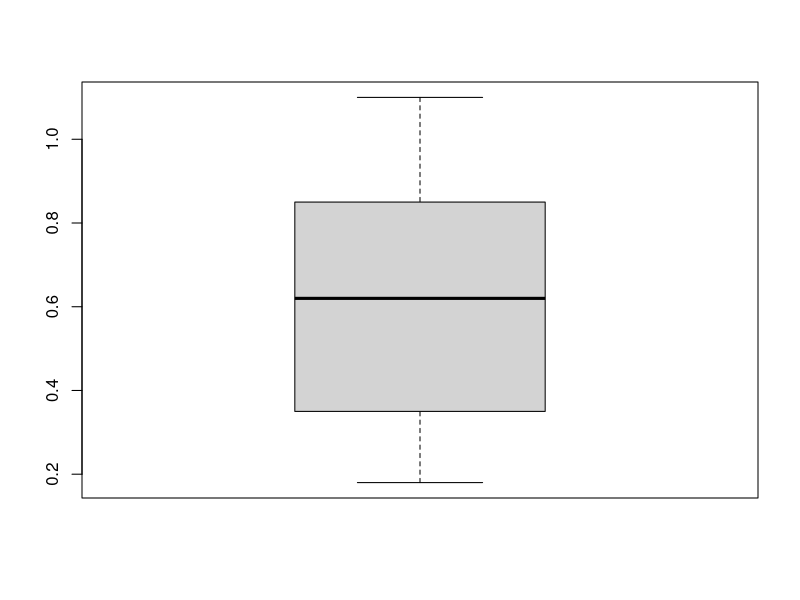
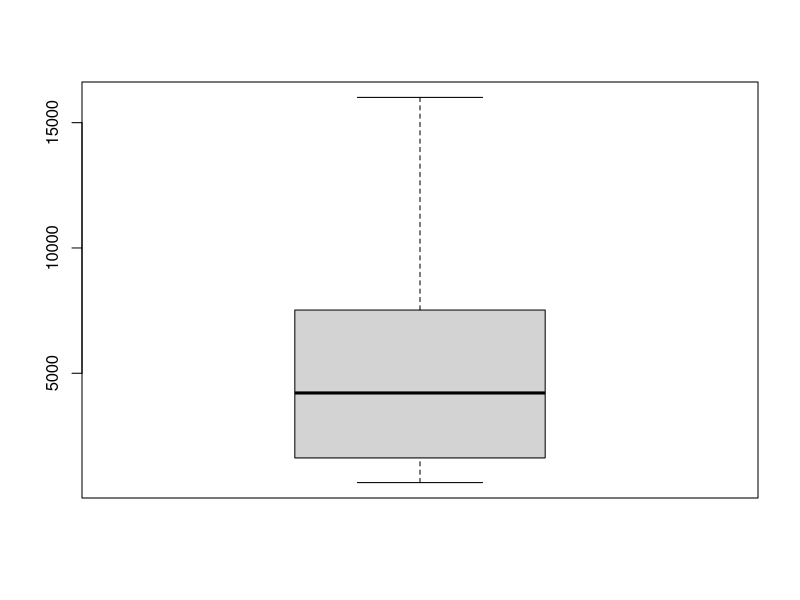
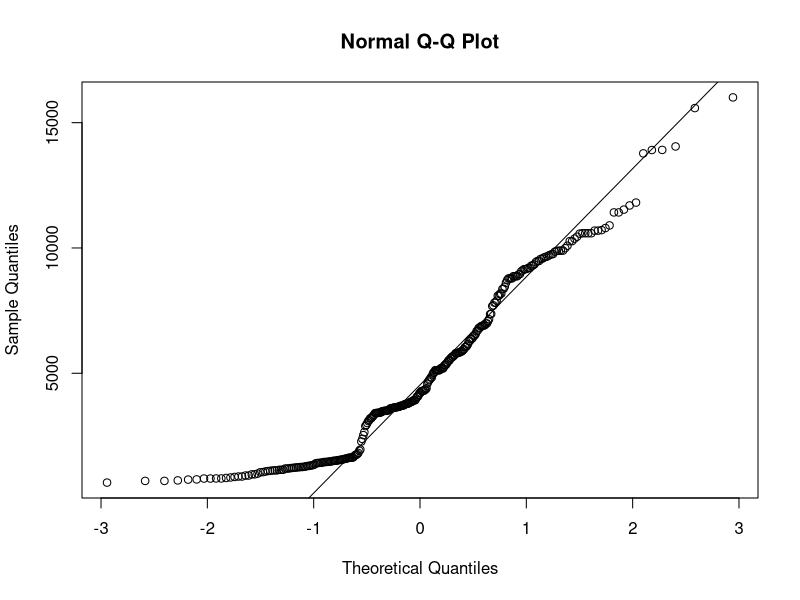
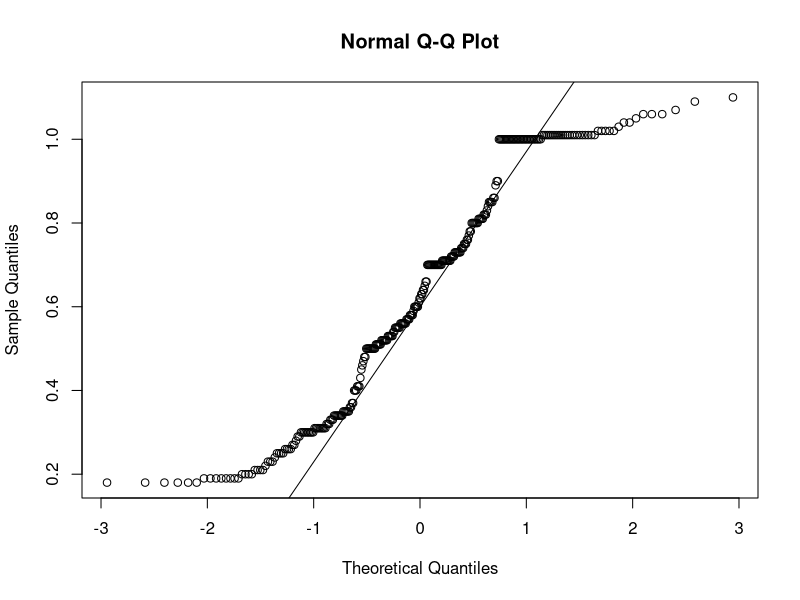
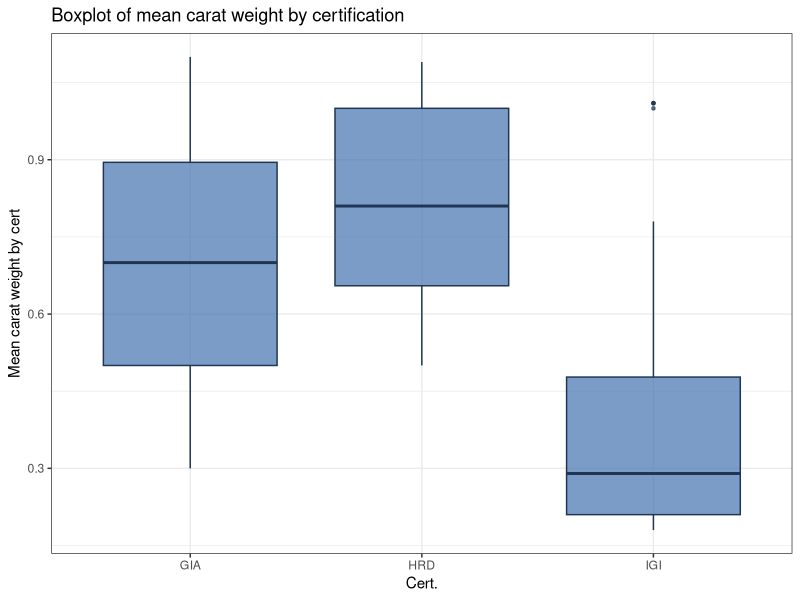
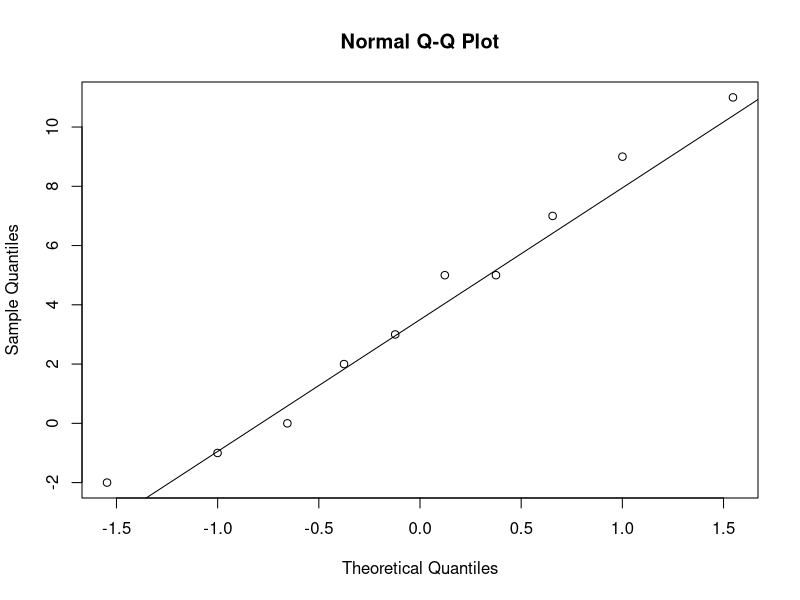
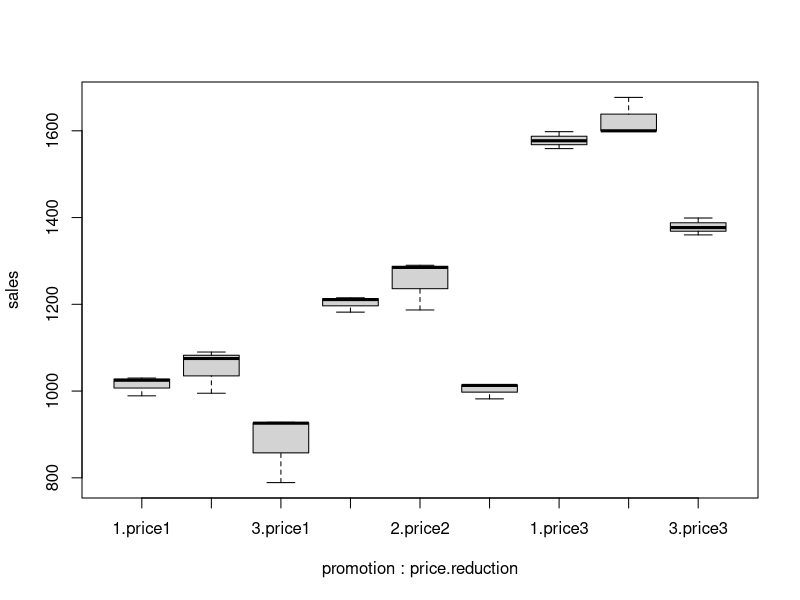
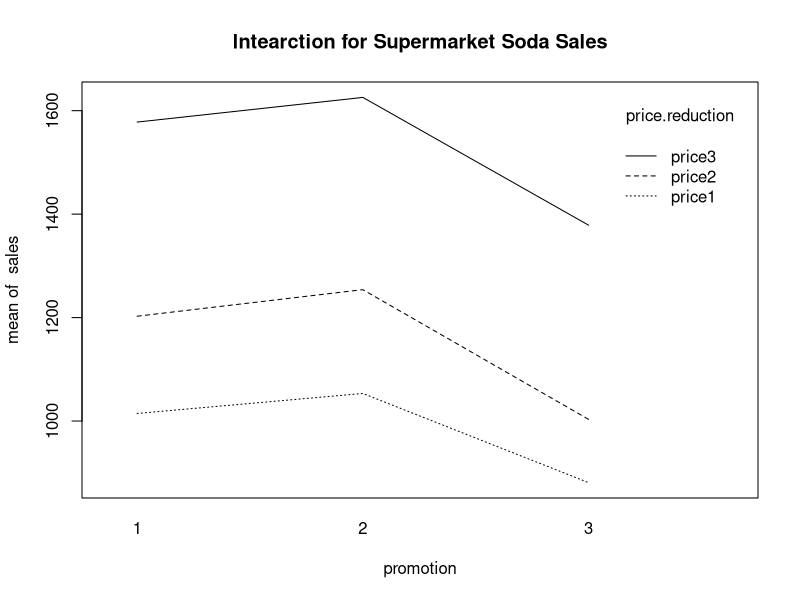

Generate these figures, in order, with R:
## ---- chunk 1
knitr::opts_chunk$set(echo = TRUE)
library(ggplot2);library(reshape2)
# setwd("/Class/STSCI 5080/")
## ---- chunk 2
diamonds2 <- read.table("diamonds2.txt", header=T)
attach(diamonds2)
## ---- chunk 3
summary(diamonds2)
boxplot(X.carat)
boxplot(price)
## ---- chunk 4
t.test(price, conf.level=0.99)
qqnorm(price);qqline(price) 

## ---- chunk 5
# Not sure about the results for this
t.test(price, mu=4800, conf.level=0.99)

## ---- chunk 6
qqnorm(X.carat);qqline(X.carat) 
t.test(X.carat, mu=0.60, alternative="greater", conf.level=0.95)

## ---- chunk 7
gia_cert <- 1*(cert=="GIA")
t.test(gia_cert, mu=1/3, conf.level=1-0.05)
## ---- chunk 8
fill <- "#4271AE"
line <- "#1F3552"
pcert <- ggplot(diamonds2, aes(x = cert, y = X.carat)) +
        geom_boxplot(fill = fill, colour = line, alpha = 0.7,
                     outlier.colour = "#1F3552", outlier.shape = 20) +
        scale_y_continuous(name = "Mean carat weight by cert")+
        scale_x_discrete(name = "Cert.") +
        ggtitle("Boxplot of mean carat weight by certification")
pcert <- pcert + theme_bw()
pcert
## ---- chunk 9
powernap <- read.table("powernap.txt", header=T)
attach(powernap)
## ---- chunk 10
qqnorm(num2015-num2016); qqline(num2015-num2016)
summary(powernap)
t.test(num2015, num2016, alternative="two.sided", conf.level=0.95, paired=T) # comment on choice paired=T

# ADD A VARIANCE TABLE HERE

## ---- chunk 11
supermarket <- read.table("supermarket.txt", header=T)
attach(supermarket)
## ---- chunk 12
summary(supermarket)



super_dt_melt <- melt(supermarket, id = c("display"), variable = c("sales"))
colnames(super_dt_melt) <- c("promotion", "price.reduction", "sales")
super_dt_melt$promotion <- factor(super_dt_melt$promotion)

attach(super_dt_melt)
# JH - FIX X LABELS
super_dt_melt
boxplot(sales~promotion*price.reduction)
## ---- chunk 13
interaction.plot(promotion,price.reduction,sales, main="Intearction for Supermarket Soda Sales")

## ---- chunk 14
promo_aov <- aov(sales~promotion+price.reduction+promotion*price.reduction)
summary(promo_aov)
## ---- chunk 15
promo2_aov <- aov(sales~promotion+price.reduction)
summary(promo2_aov)
str(super_dt_melt)
TukeyHSD(promo2_aov, which="promotion")
plot(TukeyHSD(promo2_aov, which="promotion"))
## ---- chunk 16
promo2_aov <- aov(sales~promotion+price.reduction)
summary(promo2_aov)
str(super_dt_melt)
TukeyHSD(promo2_aov, which="price.reduction")
plot(TukeyHSD(promo2_aov, which="price.reduction"))
#### MAY WANT TO FIX X AXIS TO INCLUDE 0
